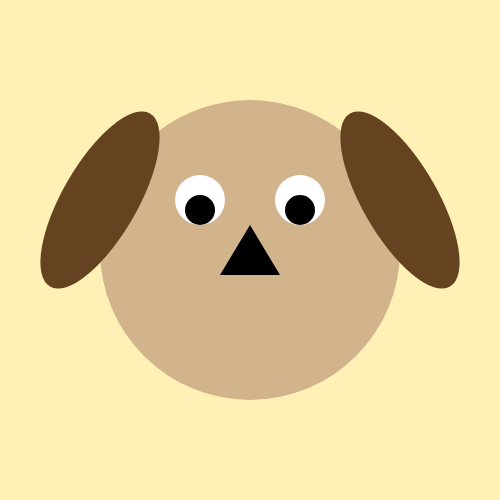
Frame 1 (no input)
Frame 60 (no input): identical to frame 1, image omitted
Frame 120 (the mouse pressed at the canvas centre since frame 60): identical to frame 1, image omitted

The p5.js sketch that drew this single still picture (run headless with seeded random() and noise() and a simulated clock; from frame 60 on, the mouse is pressed at the canvas centre):

// p5.js sketch
// ── sketch.js
function setup() {
  createCanvas(500, 500);
}

function draw() {
  background(255, 241, 181); // set the background color to light yellow

  ellipseMode(CENTER);

  fill(210, 180, 140); // set fill color to light brown
  noStroke();
  circle(width/2, height/2, 300, 300); // create face

  // eyes
  fill(255, 255, 255);
  circle(width/2 - 50, height/2 - 50, 50);
  circle(width/2 + 50, height/2 - 50, 50);

  fill(0,0,0);
  circle(width/2 - 50, height/2 - 40, 30);
  circle(width/2 + 50, height/2 - 40, 30);

  // nose
  fill(0,0,0);
  noStroke();
  triangle(width/2 - 30, 275, width/2, 225, width/2 + 30, 275);

  // ears
  ellipseMode(CENTER);
  fill(101, 67, 33); // dark brown

  push();
  translate(width/2 - 150, height/2 - 50);
  rotate(-PI/3);
  ellipse(0, 0, 200, 75);
  pop();

  push();
  translate(width/2 + 150, height/2 - 50);
  rotate(PI/3);
  ellipse(0, 0, 200, 75);
  pop();
}
